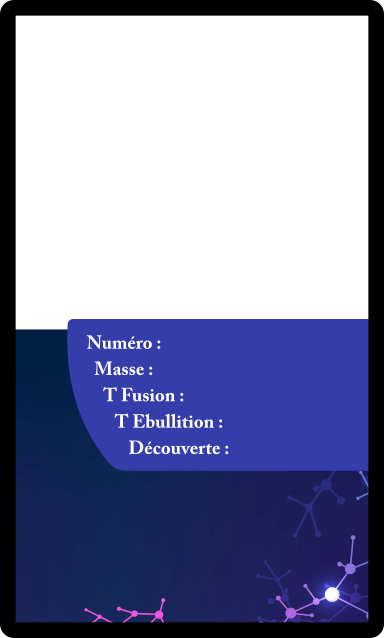
#> input picture assets/background.png, 768 x 1276 px (shown at 1/2 size); the run also reads 1 picture not shown here
$ python generate_card.py
#> lines starting #> are read from the running program, lines starting #| are printed output that depends on the picture
### utils.py
from PIL import ImageDraw, ImageFont

def wrap_text_to_box(draw: ImageDraw, text: str, font: ImageFont, box_width: tuple):
    words = text.split()
    lines = []
    current_line = ""

    for word in words:
        test_line = current_line + (" " if current_line else "") + word
        bbox = draw.textbbox((0, 0), test_line, font=font)
        width = bbox[2] - bbox[0]
        if width <= box_width:
            current_line = test_line
        else:
            lines.append(current_line)
            current_line = word
    if current_line:
        lines.append(current_line)
    return lines

def write_text_in_box(draw: ImageDraw, text: str, box_size: tuple, box_top_left: tuple, font: ImageFont, color: tuple):
    box_width, box_height = box_size

    lines = wrap_text_to_box(draw, text, font, box_width)

    # Draw lines within the box (check height if needed)
    bbox = draw.textbbox((0, 0), "Ag", font=font)
    line_height = (bbox[3] - bbox[1]) + 5  # height + line spacing
    y_offset = box_top_left[1]

    for line in lines:
        if y_offset + line_height > box_top_left[1] + box_height:
            break  # Stop if we exceed the box height
        draw.text((box_top_left[0], y_offset), line, font=font, fill=color)
        y_offset += line_height

# [29 lines left out: function draw_grid, not called in this run]

### generate_card.py
from utils import write_text_in_box, draw_grid

from PIL import Image, ImageDraw, ImageFont

def generate_tradecard_image(
    background_img_path,
    atom_img_path,
    atom_title,
    atom_subgroup_title,
    picto_img_path,
    picto_color,
    atom_kpis,
    atom_description,
    show_grid=False):

#> called with background_img_path = 'assets/background.png', atom_img_path = 'assets/img/hydrogene.png', atom_title = 'Hydrogène (H)', atom_subgroup_title = 'Non-métal', picto_img_path = 'assets/picto.png', picto_color = (155, 0, 187), show_grid = False
    background_path = background_img_path

    atom_path = atom_img_path

    title_font_path = "/Library/Fonts/AdobeArabic-Regular.otf"
    title_font_size = 16*4
    title_text_position = (137.6,41.4-12)
    title_text = atom_title
    title_text_color = (0,0,0)

    subtitle_font_path = "/Library/Fonts/AdobeArabic-Italic.otf"
    subtitle_font_size = 10*4
    subtitle_text_position = (137.6,46.8+50)
    subtitle_text = atom_subgroup_title
    subtitle_text_color = (0,0,0)

    picto_path = picto_img_path
    picto_position = (int(117.6)-100, int(15))

    atomic_font_path = "/Library/Fonts/AdobeArabic-Regular.otf"
    atomic_font_size = 10*4
    atomic_text_color = (255,255,255)

    atomic_number = atom_kpis[0]
    atomic_mass = atom_kpis[1]
    atomic_melting_temperature = atom_kpis[2]
    atomic_vaporisation_temperature = atom_kpis[3]
    atomic_discovery = atom_kpis[4]

    atomic_number_position = (330, 668)
    atomic_mass_position = (315, 720)
    atomic_melting_temperature_position = (380, 772)
    atomic_vaporisation_temperature_position = (455, 825)
    atomic_discovery_position = (465, 880)

    description_font_path = "/Library/Fonts/AdobeArabic-Regular.otf"
    description_font_size = 10*4
    description_color = (255,255,255)
    description = atom_description
    description_position = (65,970)
    description_box_size = (700-65, 250)


    # Load background image
    background_img = Image.open(background_path).convert("RGBA")
#> background_img is the input picture: PIL image 768x1276 RGBA; mean R, G, B, A 37.8, 41.9, 74.7, 155.7
    img = Image.new("RGBA", background_img.size, (255,255,255))
#> img: PIL image 768x1276 RGBA; every value is 255
    draw = ImageDraw.Draw(img)

    # Draw atom image
    atom_img = Image.open(atom_path).convert("RGBA")
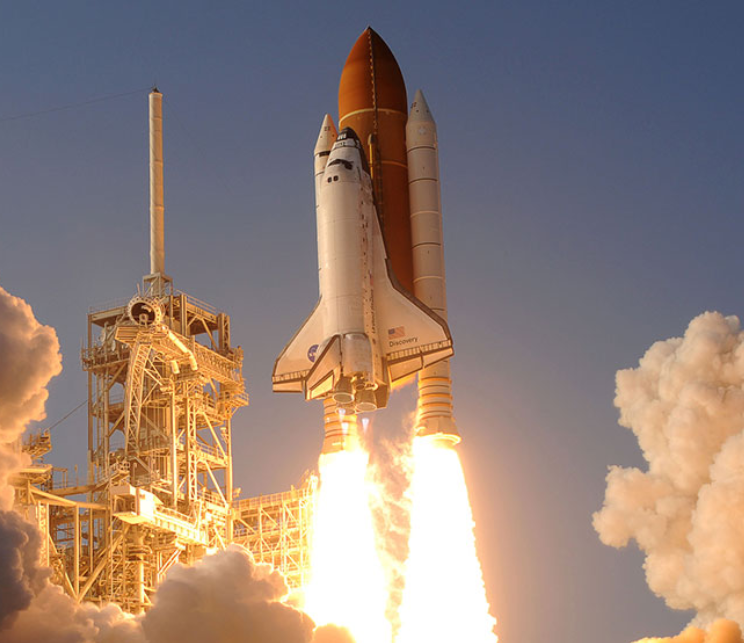
#> input picture assets/img/hydrogene.png, 744 x 643 px
    margin = int((background_img.size[0]-atom_img.size[0])/2)
#> margin = 12
    img.paste(atom_img, (margin, 31), atom_img)
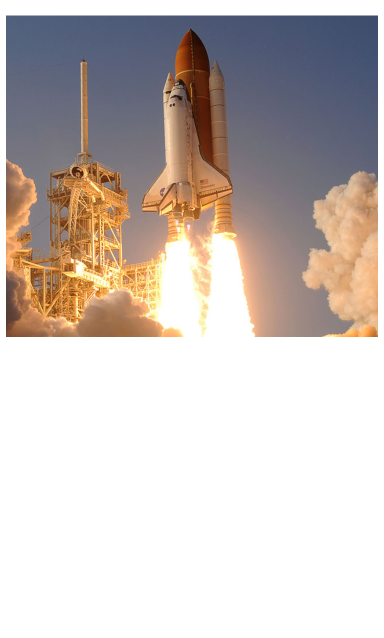
#> img: PIL image 768x1276 RGBA (shown at 1/2 size); mean R, G, B, A 202.9, 193.5, 189.1, 255

    # Draw background
    img.paste(background_img, (0,0), background_img)
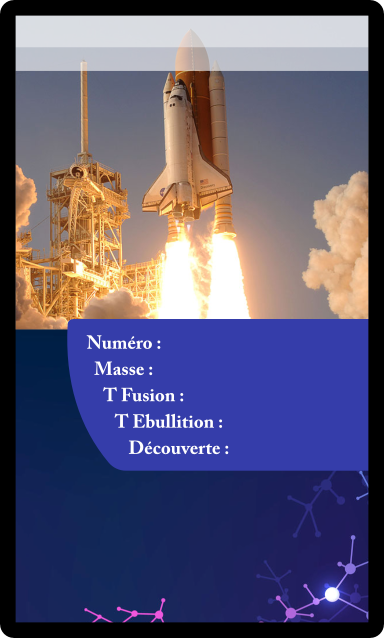
#> img: PIL image 768x1276 RGBA (shown at 1/2 size); mean R, G, B, A 90.6, 86.2, 114.1, 250.5; transparent parts drawn white


    # Draw title + subtitle
    title_font = ImageFont.truetype(title_font_path, title_font_size)
    draw.text(title_text_position, title_text, font=title_font, fill=title_text_color)

    subtitle_font = ImageFont.truetype(subtitle_font_path, subtitle_font_size)
    draw.text(subtitle_text_position, subtitle_text, font=subtitle_font, fill=subtitle_text_color)


    # Draw picto
    picto_img = Image.open(picto_path).convert("RGBA")

    # Draw picto circle
    picto_x,picto_y = (picto_position[0] + picto_img.width/2, picto_position[1] + picto_img.height/2)
#> picto_x = 67.5; picto_y = 65
    picto_radius = picto_img.width / 2
#> picto_radius = 50.5
    draw.ellipse((picto_x - picto_radius, picto_y - picto_radius, picto_x + picto_radius, picto_y + picto_radius),
                 fill=picto_color)

    # Draw picto logo
    img.paste(picto_img, picto_position, picto_img)
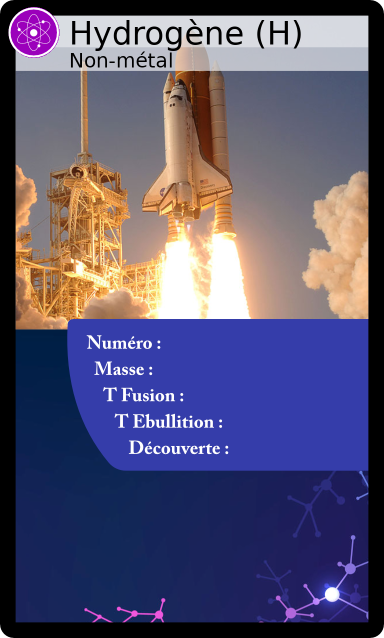
#> img: PIL image 768x1276 RGBA (shown at 1/2 size); mean R, G, B, A 89, 83.6, 112.6, 251.2; transparent parts drawn white


    if show_grid:
        draw_grid(draw, img.size)

    # Draw atomic numbers
    atomic_font = ImageFont.truetype(atomic_font_path, atomic_font_size)
    draw.text(atomic_number_position, atomic_number, font=atomic_font, fill=atomic_text_color)
    draw.text(atomic_mass_position, atomic_mass, font=atomic_font, fill=atomic_text_color)
    draw.text(atomic_melting_temperature_position, atomic_melting_temperature, font=atomic_font, fill=atomic_text_color)
    draw.text(atomic_vaporisation_temperature_position, atomic_vaporisation_temperature, font=atomic_font, fill=atomic_text_color)
    draw.text(atomic_discovery_position, atomic_discovery, font=atomic_font, fill=atomic_text_color)


    # Draw atomic description
    description_font = ImageFont.truetype(description_font_path, description_font_size)
    write_text_in_box(draw,
                      description,
                      description_box_size,
                      description_position,
                      description_font,
                      description_color)

    return img

if __name__ == "__main__":
    background_img_filepath = "assets/background.png"
    atom_img_filepath = "assets/img/hydrogene.png"
    atom_title = "Hydrogène (H)"
    atom_subgroup_title = "Non-métal"
    picto_img_filepath = "assets/picto.png"
    picto_color = (155,0,187)
    atom_kpis = ["1", "1.01 u", "-259°C", "-252°C", "1766"]
    atom_description = "L'hydrogène est le principal constituant du Soleil et de la plupart des étoiles (dont l'énergie provient de la fusion thermonucléaire de cet hydrogène), et de la matière interstellaire ou intergalactique. Sur Terre, il est surtout présent à l'état d'eau liquide, solide (glace) ou gazeuse (vapeur d'eau), mais on le trouve aussi dans les émanations de certains volcans sous la forme de H2 et de CH4 (méthane)."

    output_path = None

    show_grid = False
    show_result = True

    img = generate_tradecard_image(
        background_img_filepath,
        atom_img_filepath,
        atom_title,
        atom_subgroup_title,
        picto_img_filepath,
        picto_color,
        atom_kpis,
        atom_description,
        show_grid=show_grid)
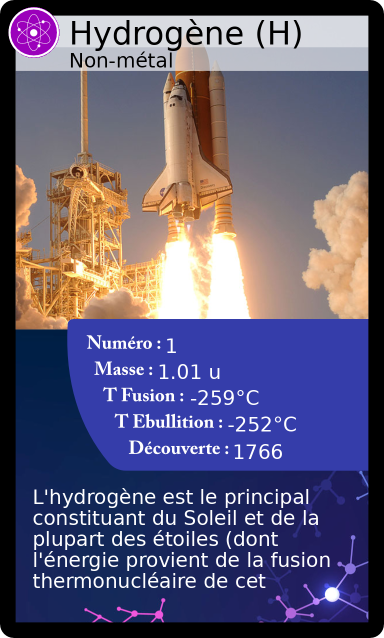
#> img: PIL image 768x1276 RGBA (shown at 1/2 size); mean R, G, B, A 94.8, 89.1, 116.5, 251.2; transparent parts drawn white

    # Show the image if requested
    if show_result:
        img.show()

    # Save the final image
    if output_path:
        img.save(output_path)
        print(f"Image saved to {output_path}")
